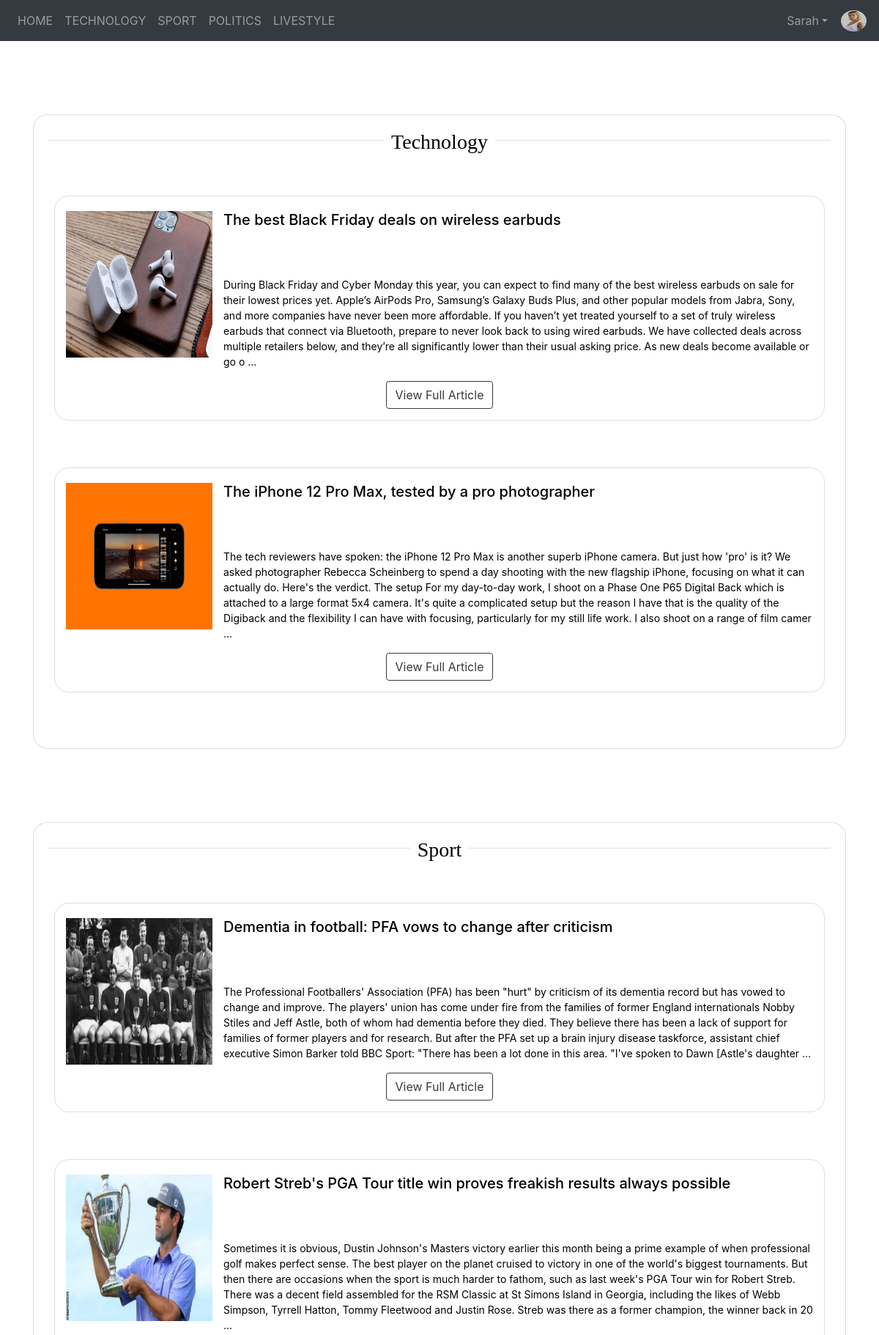
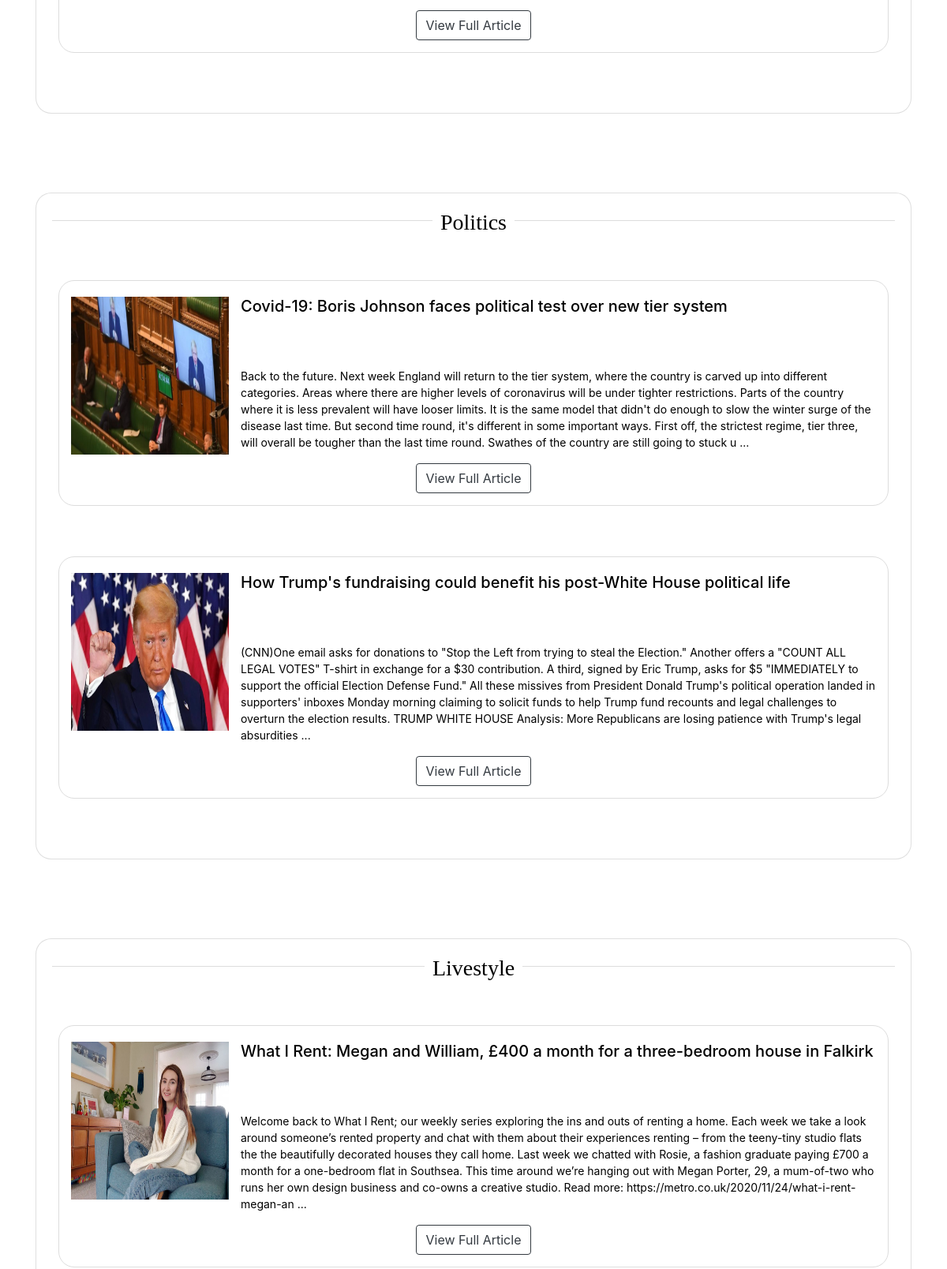
Page / (signed in, upper part) on the committed database (2 pictures, top to bottom).
### news/models.py (models this page shows, shortened)
class Category(models.Model):
    name = models.CharField(max_length=200)
    slug = models.SlugField()
    parent = models.ForeignKey('self', blank=True, null=True, related_name='children', on_delete=models.CASCADE)
    slug = models.SlugField(unique=True)
    class Meta:
        unique_together = ('slug', 'parent',)
        verbose_name_plural = "categories"
        ordering = ['-name']
    def get_news(self):
        return News.objects.filter(category=self)
    def __str__(self):
        full_path = [self.name]
        k = self.parent
        while k is not None:
            full_path.append(k.name)
            k = k.parent
        return ' -> '.join(full_path[::-1])

class News(models.Model):
    title = models.CharField(max_length=400)
    content = models.TextField(max_length=10000)
    date = models.DateField()
    category = models.ForeignKey('Category', null=True, blank=True,on_delete=models.DO_NOTHING )
    image = models.ImageField(null=True, blank=True, upload_to="gallery")
    likes = models.IntegerField(default=0)
    class Meta:
        ordering = ['-date']

### account/models.py (models this page shows, shortened)
class Account(AbstractBaseUser):
    username = models.CharField(verbose_name='username', max_length=20, unique=True)
    email = models.EmailField(verbose_name='email', max_length=60, unique=True)
    dob = models.DateField(verbose_name='date of birth', null=True)
    favourite = models.ManyToManyField(Category, blank=True )
    likes = models.ManyToManyField(News, related_name="users",blank=True)
    profile_picture = models.ImageField(upload_to ='profilePic/', default = 'profilePic/pp.png')
    date_joined = models.DateTimeField(verbose_name='date joined', auto_now_add=True)
    last_login = models.DateTimeField(verbose_name='last login', auto_now_add=True)
    is_admin = models.BooleanField(default=False)
    is_active = models.BooleanField(default=True)
    is_staff = models.BooleanField(default=False)
    is_superuser = models.BooleanField(default=False)
    USERNAME_FIELD = 'username'
    REQUIRED_FIELDS = ['email']
    objects = MyAccountManager()

### news/views.py (the view)
# urls.py: path('' ,home, name='news_home'),
def home(request):
    context = {}
    news = News.objects.all()
    if not request.user.is_authenticated:
        categories = Category.objects.all()
        for article in news:
            article.likes = article.users.all().count()
            article.save()
        context = {'news':news, 'categories':categories,'title': 'News'}
    else:
        user_favourite_cat = request.user.favourite.all()
        news = News.objects.filter(category=user_favourite_cat)
        news_comments = Comment.objects.prefetch_related('article').all()
        context = {
            'news':news,
            'categories':user_favourite_cat,
            'comments' : news_comments,
            'title': 'News',
            }
    return render(request, 'news/news.html', context)

### news/templates/news/news.html
{% extends 'news/base.html' %}
{% block content %}
{% if not categories%}
  <div class="card mt-5">
    <div class="card-body">
      <h2 class="text-center san  blink">You need to go into your account settings and add some categories in orther to
        see news articles!</h1>
    </div>
  </div>
{%else%}
  {% for category in categories%}
  <div class="card" style="margin-top: 100px !important;">
    <div class="card-body">
      <h3 class="text-center san">{{ category }}</h3>
      <div class="row mt-5 ">
        {% for news in category.get_news %}
        <div name="article" class=" d-flex p-2  panel-shadow mb-5">
          <div class="col-sm-12">
            <div class="panel panel-white post panel-shadow">
              <div class="post-heading">
                <div class="pull-left image">
                  <img style="height: 200px; width: 200px !important" src={{news.image.url}} alt="Card image cap"
                    class="img-circle avatar" alt="user profile image">
                </div>
                <div class="pull-left meta">
                  <div class="title h5">
                    <h5 class="card-text title">{{ news.title}}</h5>
                  </div>
                </div>
              </div>
              <div class="post-description">
                <p class="card-text">{{news.content | slice:"600" }} ...</p>
                <div class="text-center">
                  <a type="button" href="{% url 'article' pk=news.id %}" id="article-button"
                    class="btn btn-outline-dark stat-item" data-id={{ news.id }}>View Full Article</a>
                </div>
              </div>
            </div>
          </div>
        </div>
      {% endfor %}
    </div>
    </div>
  </div>
  {% endfor %}
{% endif %}
{% endblock %}

### news/templates/news/navbar.html (shortened to what this page needs)
 <nav class="navbar navbar-expand-lg navbar-dark navvv bg-dark mb-5">
    <div class="collapse navbar-collapse text-center" id="navbarTogglerDemo01">
      <ul class="navbar-nav mr-auto">
        <li class="nav-item">
          <a class="nav-link text-center" href="{% url 'news_home' %}">HOME</a>
      </li>
      {% for cat in categories%}
        <li class="nav-item">
          <a class="nav-link text-center" href="#">{{cat.name | upper }}</a>
        </li>
      {% endfor %}
      </ul>
      {% if request.user.is_authenticated %}
      <table class="navbar-nav">
        <tr>
          <td class="nav-item dropdown">
            <a class="nav-link p-0 pr-3 nav-link dropdown-toggle" data-toggle="dropdown" href="#">{{user.username  | capfirst}}</a>
          </td>
          <td>
            <img id="nav_profile_pic"src="{{user.profile_picture.url}}" alt="avatar image" height="29" width="35" style="border-radius: 100%;">
            </div>
      {% else %}
      <div class="navbar-nav">
        <a class="nav-link" href="{% url 'register'  %}">Register</a>
        <a class="nav-link" href="{% url 'login'  %}">Login</a>
      </div>
      {%endif%}
  </nav>

### staticfiles/front/post.css (style rules this page uses)
.card { background-color: white; color: black; border-radius: 20px; }
.panel-white { border: 1px solid #ddd; border-radius: 20px; background-color: white; color: black; }
.post .post-heading { height: 95px; padding: 20px 15px; }
.post .post-heading .avatar { width: 60px; height: 60px; display: block; margin-right: 15px; }
.post .post-heading .meta .title { margin-bottom: 0; }
.post .post-description { padding: 15px; }
.post .post-description p { font-size: 14px; }
.san { display: flex; flex-direction: row; justify-content: center; text-align: center; font-family: 'Cinzel Decorative', cursive; }
.san:before, .san:after { background: #ddd; content: '\a0'; flex-grow: 1; height: 1px; position: relative; top: 0.5em; }
.san:before { margin-right:10px; }
.san:after { margin-left:10px; }

### rows in the picture
Category: name "TECHNOLOGY", name+parent "Technology"
Category: name "SPORT", name+parent "Sport"
Category: name "POLITICS", name+parent "Politics"
Category: name "LIVESTYLE", name+parent "Livestyle"
Account: username "Sarah", profile_picture (picture)
News: image (picture), title "The best Black Friday deals on wireless earbuds", content "During Black Friday and Cyber Monday this year, you can expect to find many of the best wireless earbuds on sale for their lowest prices yet. Apple’s AirPods Pro, Samsung’s Galaxy Buds Plus, and other popular models from Jabra, Sony, and more companies have never been more affordable. If you haven’t yet treated yourself to a set of truly wireless earbuds that connect via Bluetooth, prepare to never look back to using wired earbuds. We have collected deals across multiple retailers below, and they’re all significantly lower than their usual asking price. As new deals become available or go o"
News: image (picture), title "The iPhone 12 Pro Max, tested by a pro photographer", content "The tech reviewers have spoken: the iPhone 12 Pro Max is another superb iPhone camera. But just how 'pro' is it? We asked photographer Rebecca Scheinberg to spend a day shooting with the new flagship iPhone, focusing on what it can actually do. Here's the verdict. The setup For my day-to-day work, I shoot on a Phase One P65 Digital Back which is attached to a large format 5x4 camera. It's quite a complicated setup but the reason I have that is the quality of the Digiback and the flexibility I can have with focusing, particularly for my still life work. I also shoot on a range of film camer"
News: image (picture), title "Dementia in football: PFA vows to change after criticism", content "The Professional Footballers' Association (PFA) has been \"hurt\" by criticism of its dementia record but has vowed to change and improve. The players' union has come under fire from the families of former England internationals Nobby Stiles and Jeff Astle, both of whom had dementia before they died. They believe there has been a lack of support for families of former players and for research. But after the PFA set up a brain injury disease taskforce, assistant chief executive Simon Barker told BBC Sport: \"There has been a lot done in this area. \"I've spoken to Dawn [Astle's daughter"
News: image (picture), title "Robert Streb's PGA Tour title win proves freakish results always possible", content "Sometimes it is obvious, Dustin Johnson's Masters victory earlier this month being a prime example of when professional golf makes perfect sense. The best player on the planet cruised to victory in one of the world's biggest tournaments. But then there are occasions when the sport is much harder to fathom, such as last week's PGA Tour win for Robert Streb. There was a decent field assembled for the RSM Classic at St Simons Island in Georgia, including the likes of Webb Simpson, Tyrrell Hatton, Tommy Fleetwood and Justin Rose. Streb was there as a former champion, the winner back in 20"
News: image (picture), title "Covid-19: Boris Johnson faces political test over new tier system", content "Back to the future. Next week England will return to the tier system, where the country is carved up into different categories. Areas where there are higher levels of coronavirus will be under tighter restrictions. Parts of the country where it is less prevalent will have looser limits. It is the same model that didn't do enough to slow the winter surge of the disease last time. But second time round, it's different in some important ways. First off, the strictest regime, tier three, will overall be tougher than the last time round. Swathes of the country are still going to stuck u"
News: image (picture), title "How Trump's fundraising could benefit his post-White House political life", content "(CNN)One email asks for donations to \"Stop the Left from trying to steal the Election.\" Another offers a \"COUNT ALL LEGAL VOTES\" T-shirt in exchange for a $30 contribution. A third, signed by Eric Trump, asks for $5 \"IMMEDIATELY to support the official Election Defense Fund.\" All these missives from President Donald Trump's political operation landed in supporters' inboxes Monday morning claiming to solicit funds to help Trump fund recounts and legal challenges to overturn the election results. TRUMP WHITE HOUSE Analysis: More Republicans are losing patience with Trump's legal absurdities"
News: image (picture), title "What I Rent: Megan and William, £400 a month for a three-bedroom house in Falkirk", content "Welcome back to What I Rent; our weekly series exploring the ins and outs of renting a home. Each week we take a look around someone’s rented property and chat with them about their experiences renting – from the teeny-tiny studio flats the the beautifully decorated houses they call home. Last week we chatted with Rosie, a fashion graduate paying £700 a month for a one-bedroom flat in Southsea. This time around we’re hanging out with Megan Porter, 29, a mum-of-two who runs her own design business and co-owns a creative studio. Read more: https://metro.co.uk/2020/11/24/what-i-rent-megan-an"
